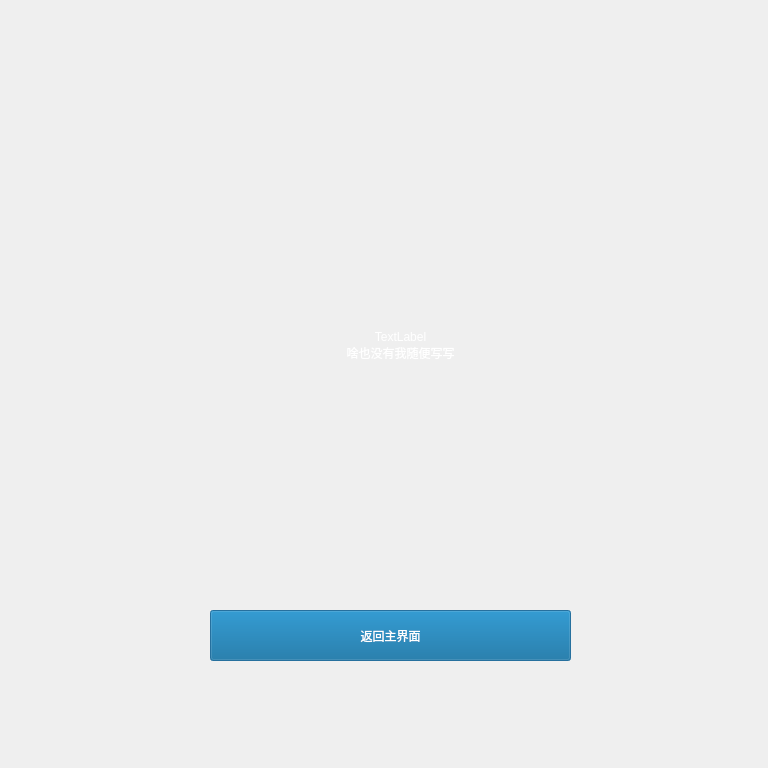
<?xml version="1.0" encoding="UTF-8"?>
<ui version="4.0">
 <class>Dialog</class>
 <widget class="QDialog" name="Dialog">
  <property name="geometry">
   <rect>
    <x>0</x>
    <y>0</y>
    <width>768</width>
    <height>768</height>
   </rect>
  </property>
  <property name="windowTitle">
   <string>Dialog</string>
  </property>
  <property name="styleSheet">
   <string notr="true">QDialog{
image:url(:/res/Background20.png)
}</string>
  </property>
  <widget class="QPushButton" name="pushButton_2">
   <property name="geometry">
    <rect>
     <x>210</x>
     <y>610</y>
     <width>361</width>
     <height>51</height>
    </rect>
   </property>
   <property name="minimumSize">
    <size>
     <width>361</width>
     <height>51</height>
    </size>
   </property>
   <property name="maximumSize">
    <size>
     <width>361</width>
     <height>16777215</height>
    </size>
   </property>
   <property name="styleSheet">
    <string notr="true">color: rgb(255,255,255);
font: 14pt &quot;Adobe 黑体 Std R&quot;;
background-color: rgb(0,100,150);</string>
   </property>
   <property name="text">
    <string>返回主界面</string>
   </property>
   <property name="autoDefault">
    <bool>false</bool>
   </property>
   <property name="default">
    <bool>true</bool>
   </property>
  </widget>
  <widget class="QLabel" name="label_2">
   <property name="geometry">
    <rect>
     <x>230</x>
     <y>250</y>
     <width>341</width>
     <height>191</height>
    </rect>
   </property>
   <property name="styleSheet">
    <string notr="true">color: rgb(255,255,255);
font: 14pt &quot;Adobe 黑体 Std R&quot;;</string>
   </property>
   <property name="text">
    <string>TextLabel
啥也没有我随便写写</string>
   </property>
   <property name="alignment">
    <set>Qt::AlignCenter</set>
   </property>
  </widget>
 </widget>
 <resources/>
 <connections/>
</ui>
